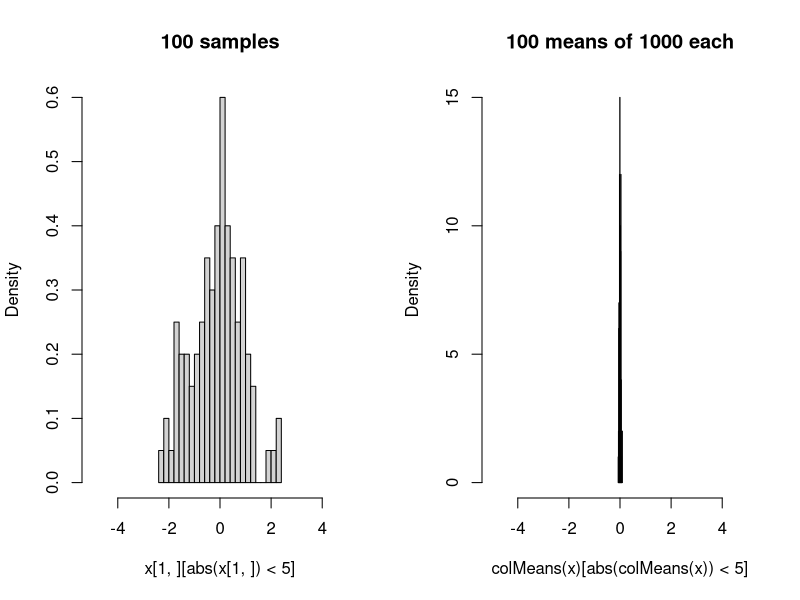
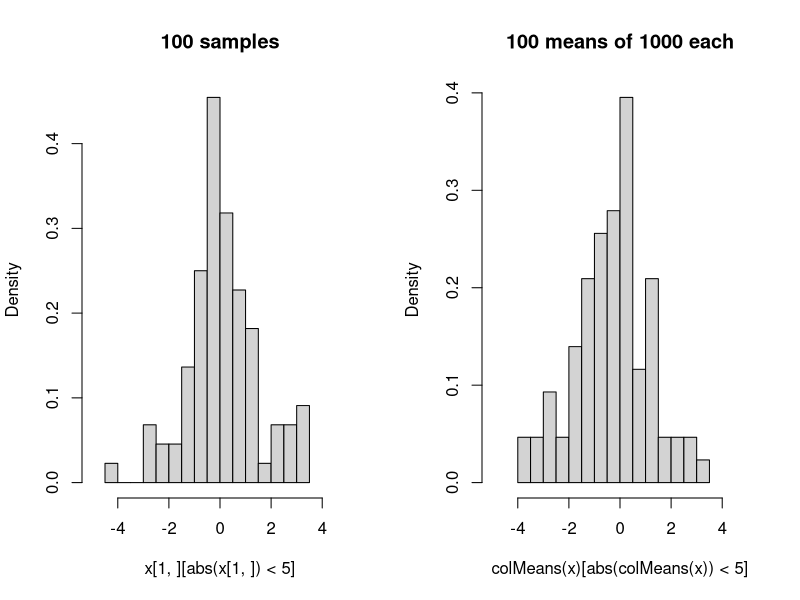
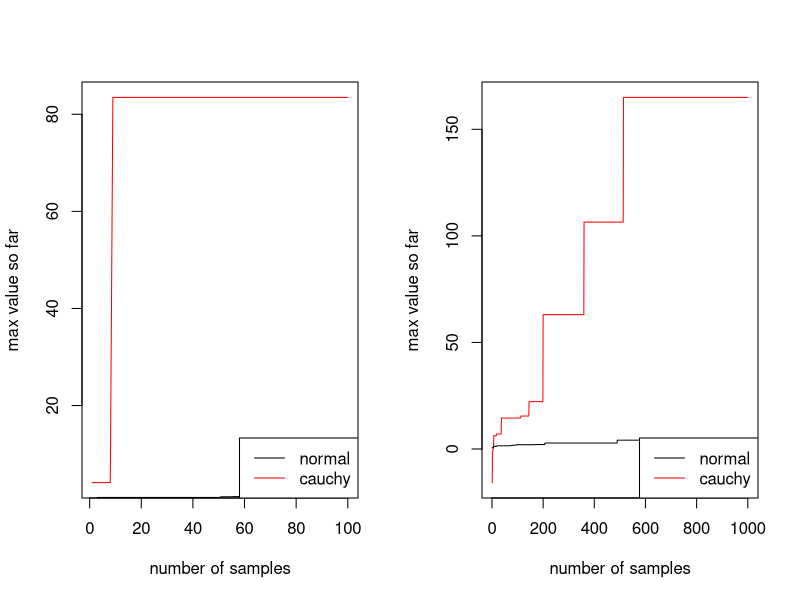
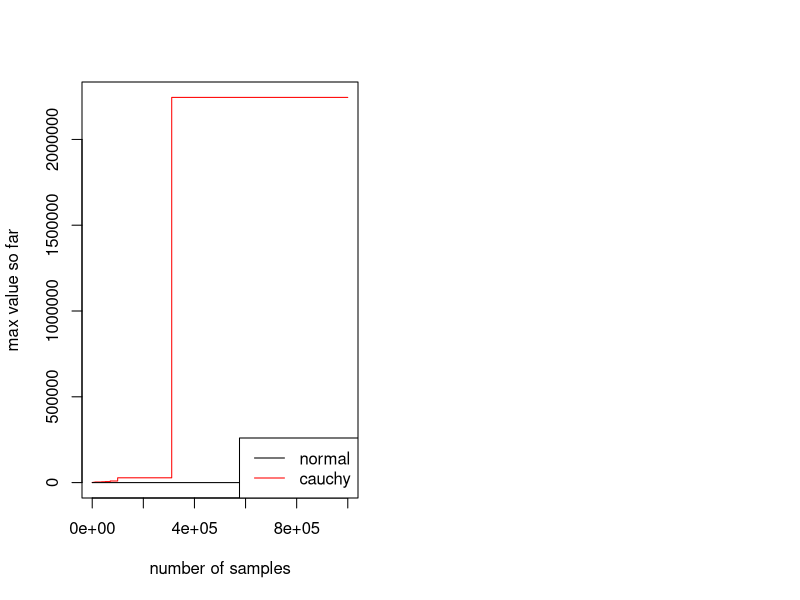

These figures' R source, in order:
## ---- chunk 1
fig.dim <- 4
knitr::opts_chunk$set(fig.width=2*fig.dim,
                      fig.height=fig.dim,
                      fig.align='center')
set.seed(23)
library(matrixStats)
## ---- chunk 2
meanplot <- function (rf, n=1e3, m=100) {
    x <- matrix(rf(n*m), ncol=m)
    layout(t(1:2))
    hist(x[1,][abs(x[1,])<5], breaks=20, freq=FALSE,
         main=sprintf("%d samples", m),
         xlim=c(-5,5))
    hist(colMeans(x)[abs(colMeans(x))<5], breaks=20, freq=FALSE,
         main=sprintf("%d means of %d each", m, n),
         xlim=c(-5,5))
}
## ---- chunk 3
meanplot(rnorm)
## ---- chunk 4
meanplot(rcauchy)
## ---- chunk 5
n <- 100
plot(c(cummax(rcauchy(n))), type='l', ylab='max value so far', xlab='number of samples', col='red')
lines(c(cummax(rnorm(n))), col='black')
legend("bottomright", lty=1, col=c('black', 'red'), legend=c('normal', 'cauchy'))
## ---- chunk 6
n <- 1000
plot(c(cummax(rcauchy(n))), type='l', ylab='max value so far', xlab='number of samples', col='red')
lines(c(cummax(rnorm(n))), col='black')
legend("bottomright", lty=1, col=c('black', 'red'), legend=c('normal', 'cauchy'))
## ---- chunk 7
n <- 1e6
plot(c(cummax(rcauchy(n))), type='l', ylab='max value so far', xlab='number of samples', col='red')
lines(c(cummax(rnorm(n))), col='black')
legend("bottomright", lty=1, col=c('black', 'red'), legend=c('normal', 'cauchy'))
